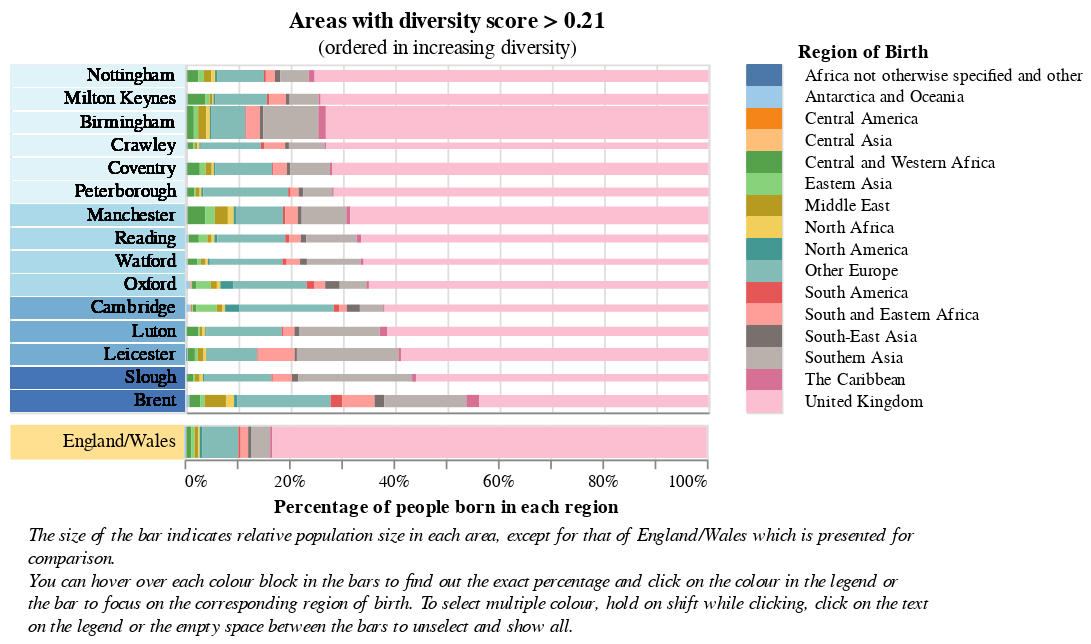

This figure's Vega-Lite source:
### Vega-Lite specification from a JSON file in a GitHub repository (floating-point values rounded to 4 significant figures; data arrays with more than 128 entries replaced by an {"elided": "..."} marker saying what was removed)
{"config": {"view": {"continuousWidth": 300, "continuousHeight": 300}}, "vconcat": [{"concat": [{"layer": [{"mark": {"type": "bar"}, "encoding": {"color": {"field": "binned", "legend": null, "scale": {"range": ["#e0f3f8ff", "#abd9e9ff", "#74add1ff", "#4575b4ff"]}, "type": "nominal"}, "y": {"axis": null, "field": "LAD21NM", "sort": {"field": "Entropy", "order": "ascending"}, "title": null, "type": "nominal"}}}, {"mark": {"type": "text", "align": "right", "dx": 45}, "encoding": {"text": {"field": "LAD21NM", "type": "nominal"}, "y": {"axis": null, "field": "LAD21NM", "sort": {"field": "Entropy", "order": "ascending"}, "title": null, "type": "nominal"}}}], "height": 200, "width": 100}, {"hconcat": [{"mark": {"type": "bar"}, "encoding": {"color": {"condition": {"param": "param_27", "field": "Region of Birth", "scale": {"scheme": "tableau20"}, "type": "nominal"}, "value": "lightgray"}, "size": {"field": "Population", "legend": null, "type": "quantitative"}, "tooltip": [{"field": "Region of Birth"}, {"field": "value", "format": ".0%", "title": "Percentage", "type": "quantitative"}], "x": {"axis": {"labels": false, "ticks": false, "title": null}, "field": "value", "stack": "normalize", "type": "quantitative"}, "y": {"axis": null, "field": "LAD21NM", "sort": {"field": "Entropy", "order": "ascending"}, "title": null, "type": "nominal"}}, "height": 200, "name": "view_70", "title": {"text": "Areas with diversity score > 0.21", "subtitle": "(ordered in increasing diversity)"}}, {"mark": {"type": "rect"}, "encoding": {"color": {"condition": {"param": "param_27", "field": "Region of Birth", "scale": {"scheme": "tableau20"}, "legend": null, "type": "nominal"}, "value": "lightgray"}, "y": {"axis": {"title": "Region of Birth", "titleAngle": 0, "titleY": -2, "titleAlign": "left", "labelAlign": "left", "offset": -35, "ticks": false, "grid": false, "domainColor": "transparent"}, "field": "Region of Birth", "type": "nominal"}}, "height": 200, "name": "view_71"}]}], "data": {"name": "data-12c78f8fa28d79780b71816b92879e5b"}, "resolve": {"scale": {"color": "independent"}}, "spacing": -10}, {"concat": [{"layer": [{"data": {"name": "empty"}, "mark": {"type": "bar"}, "encoding": {"color": {"field": "1", "legend": null, "scale": {"range": ["#fee090ff"]}, "type": "nominal"}}}, {"data": {"name": "empty"}, "mark": {"type": "text", "align": "right", "dx": 45}, "encoding": {"text": {"datum": "England/Wales"}}}], "width": 100}, {"data": {"name": "data-949ef7dacbe2603a6785f28999c0cd48"}, "mark": {"type": "bar"}, "encoding": {"color": {"condition": {"param": "param_27", "field": "Region of Birth", "scale": {"scheme": "tableau20"}, "legend": null, "type": "nominal"}, "value": "lightgray"}, "tooltip": [{"field": "Region of Birth"}, {"field": "Proportion", "format": ".0%", "title": "Percentage", "type": "quantitative"}], "x": {"field": "Proportion", "stack": "normalize", "title": "Percentage of people born in each region", "type": "quantitative"}}, "name": "view_69"}], "resolve": {"scale": {"color": "independent"}}, "spacing": -10}, {"data": {"name": "empty"}, "mark": {"type": "text", "align": "left", "baseline": "bottom", "fontStyle": "italic"}, "encoding": {"text": {"value": ["The size of the bar indicates relative population size in each area, except for that of England/Wales which is presented for", "comparison.", "You can hover over each colour block in the bars to find out the exact percentage and click on the colour in the legend or", "the bar to focus on the corresponding region of birth. To select multiple colour, hold on shift while clicking, click on the text", "on the legend or the empty space between the bars to unselect and show all."]}}}], "params": [{"name": "param_27", "select": {"type": "point", "encodings": ["color"]}, "views": ["view_70", "view_71", "view_69"]}], "spacing": 5, "$schema": "https://vega.github.io/schema/vega-lite/v5.17.0.json", "datasets": {"data-12c78f8fa28d79780b71816b92879e5b": {"elided": "240 records"}, "empty": [{}], "data-949ef7dacbe2603a6785f28999c0cd48": [{"Area": "England/Wales", "Region of Birth": "Africa not otherwise specified and other", "Observation": 5157, "Population": 59597749, "Proportion": 8.653e-05}, {"Area": "England/Wales", "Region of Birth": "Antarctica and Oceania", "Observation": 174610, "Population": 59597749, "Proportion": 0.00293}, {"Area": "England/Wales", "Region of Birth": "Central America", "Observation": 23575, "Population": 59597749, "Proportion": 0.0003956}, {"Area": "England/Wales", "Region of Birth": "Central Asia", "Observation": 12563, "Population": 59597749, "Proportion": 0.0002108}, {"Area": "England/Wales", "Region of Birth": "Central and Western Africa", "Observation": 558802, "Population": 59597749, "Proportion": 0.009376}, {"Area": "England/Wales", "Region of Birth": "Eastern Asia", "Observation": 373194, "Population": 59597749, "Proportion": 0.006262}, {"Area": "England/Wales", "Region of Birth": "Middle East", "Observation": 409701, "Population": 59597749, "Proportion": 0.006874}, {"Area": "England/Wales", "Region of Birth": "North Africa", "Observation": 170605, "Population": 59597749, "Proportion": 0.002863}, {"Area": "England/Wales", "Region of Birth": "North America", "Observation": 278289, "Population": 59597749, "Proportion": 0.004669}, {"Area": "England/Wales", "Region of Birth": "Other Europe", "Observation": 4142766, "Population": 59597749, "Proportion": 0.06951}, {"Area": "England/Wales", "Region of Birth": "South America", "Observation": 254266, "Population": 59597749, "Proportion": 0.004266}, {"Area": "England/Wales", "Region of Birth": "South and Eastern Africa", "Observation": 852557, "Population": 59597749, "Proportion": 0.01431}, {"Area": "England/Wales", "Region of Birth": "South-East Asia", "Observation": 388841, "Population": 59597749, "Proportion": 0.006524}, {"Area": "England/Wales", "Region of Birth": "Southern Asia", "Observation": 2126732, "Population": 59597749, "Proportion": 0.03568}, {"Area": "England/Wales", "Region of Birth": "The Caribbean", "Observation": 246514, "Population": 59597749, "Proportion": 0.004136}, {"Area": "England/Wales", "Region of Birth": "United Kingdom", "Observation": 49579577, "Population": 59597749, "Proportion": 0.8319}]}}
